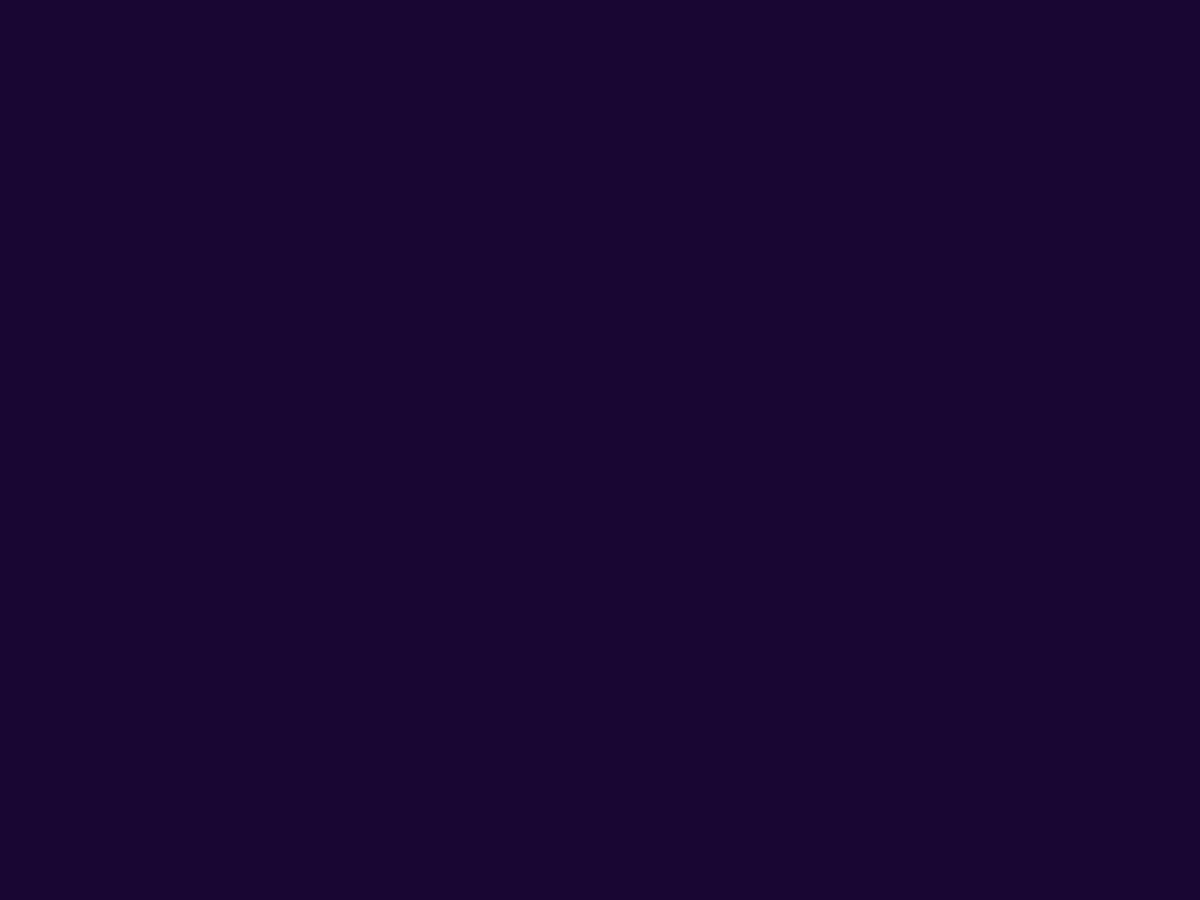
Frame 1 (no input)
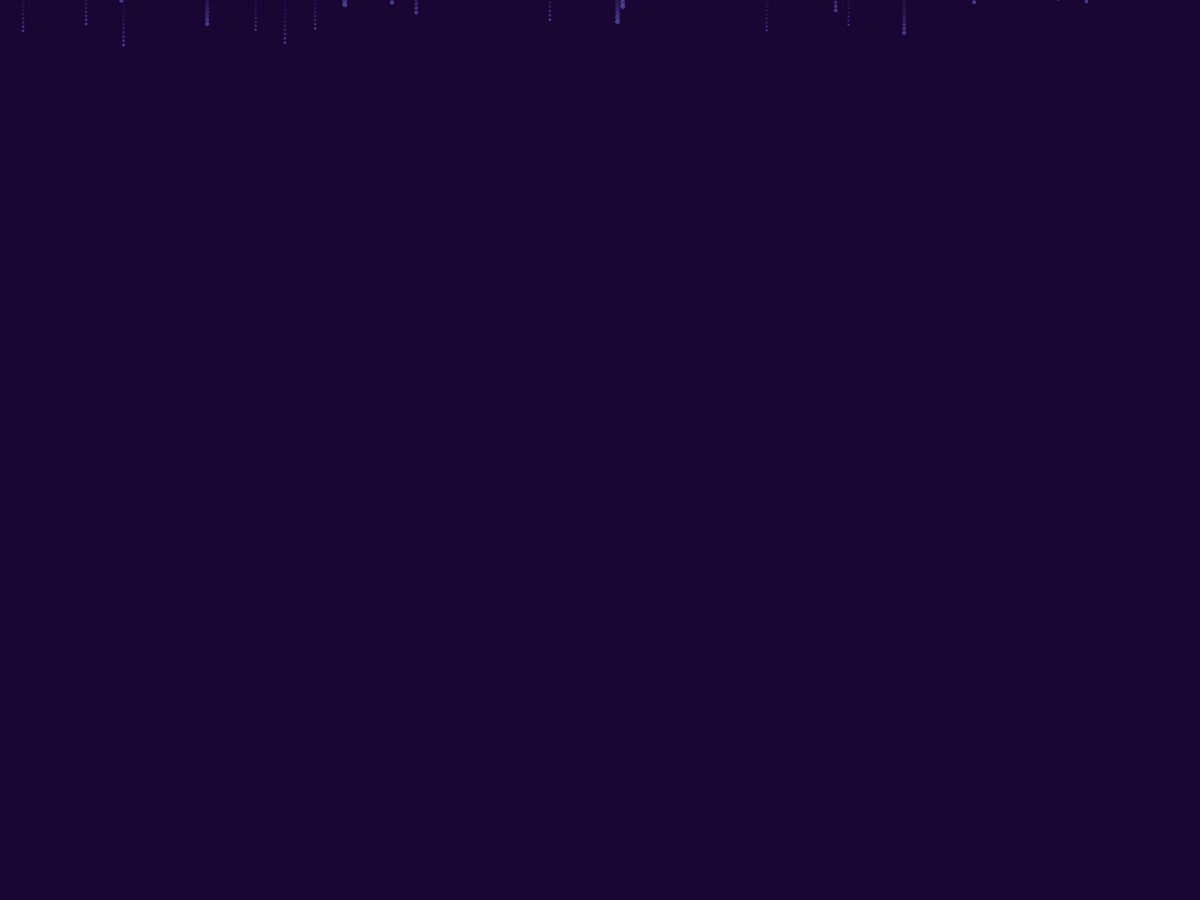
Frame 60 (the mouse pressed at the canvas centre just before this capture)
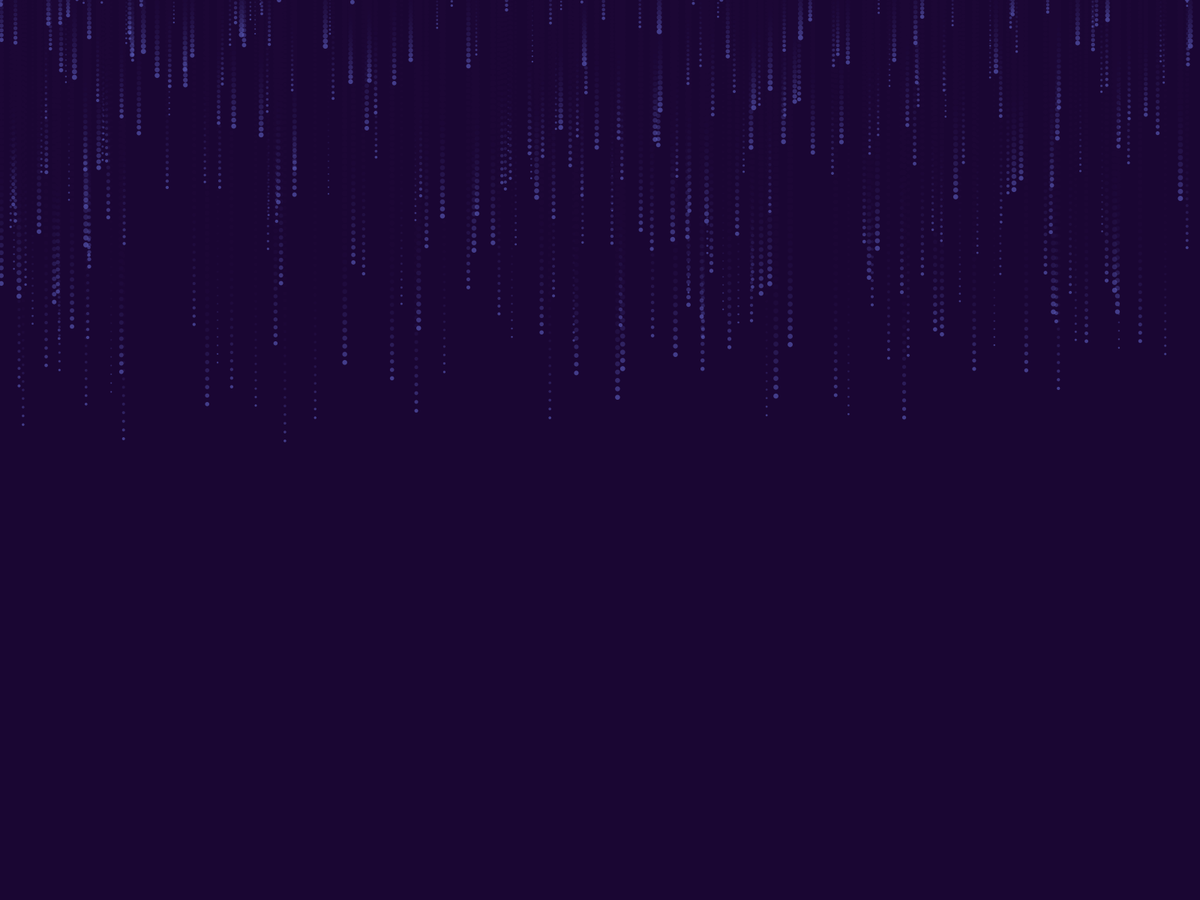
Frame 120 (the mouse held since frame 60 and released just before this capture)

The Processing sketch that drew these frames (run headless with seeded random() and noise(); from frame 60 on, the mouse is pressed at the canvas centre):

// Processing sketch: RainWallpaper
// ── RainWallpaper.pde

ArrayList<Drop> drops;

void setup() {
  //size(500, 500);
  fullScreen();
  frameRate(60);
  background(26, 6, 51);

  drops = new ArrayList<Drop>();
}

void draw() {
  noStroke();
  fill(26, 6, 51, 50);
  rect(0, 0, width, height);

  for (int i = 0; i < 5; i++)
    drops.add(new Drop());

  for (int i = drops.size() - 1; i >= 0; i--) {
    Drop drop = drops.get(i);
    drop.update();
    drop.show();
  }
}

// ── Circle.pde
class Circle {

  PVector pos;
  float size = 0;
  float maxSize = 0;
  color col = color(100, 100, 200);

  Circle(float x, float y, float size) {
    pos = new PVector(x, y);
    maxSize = size * 2;
  }

  boolean ended() {
    return size >= maxSize;
  }

  void update() {
    size++;
  }

  void show() {
    noFill();
    stroke(col);
    ellipse(pos.x, pos.y, size, size * 0.5);
    //filter(BLUR, 5);
  }
}

// ── Drop.pde
class Drop {

  PVector pos = new PVector(random(width), random(-200, -100));
  PVector vel = new PVector(0, 0);
  PVector acc = new PVector(0, 0);
  color col = color(95, 100, 200, 150);
  float size = random(2, 7);
  float fallDist = map(size, 2, 7, height * 0.85, height * 0.98);
  Circle c = null;
  PVector gravity = new PVector(0, 0.1);

  void applyForce(PVector force) {
    acc.add(force);
  }

  void update() {
    pos.add(vel);
    vel.add(acc);
    acc.mult(0);

    if (c == null && pos.y >= fallDist) {
      c = new Circle(pos.x, pos.y, size);
    }
    applyForce(gravity);
  }

  void show() {
    noStroke();
    fill(col);
    if (pos.y < fallDist) ellipse(pos.x, pos.y, size, size);
    else if (c != null) {
      c.update();
      c.show();
      if (c.ended()) drops.remove(this);
    }
  }
}
